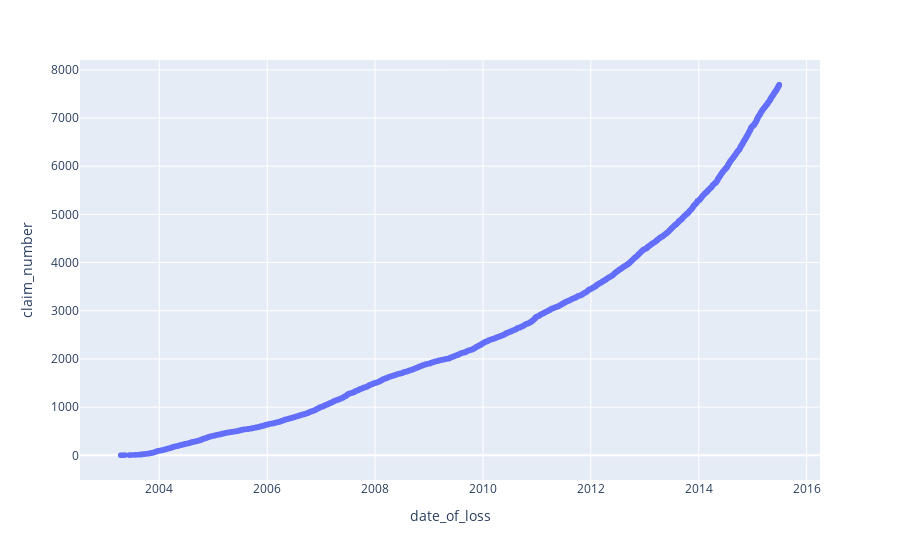

Notebook cell for this chart:
### Markdown cell above
### Claim Number 

This should not be meaningful unless it is numbered sequentally and matches date_of_claim

### Code cell
fig = px.scatter(data, x='date_of_loss', y='claim_number')
fig.show()

### Figure 1 — Plotly figure (JSON) as saved in the notebook; plotly's stock layout.template omitted (floating-point values rounded to 4 significant figures; data arrays with more than 128 entries replaced by an {"elided": "..."} marker saying what was removed)
{"data": [{"hovertemplate": "date_of_loss=%{x}<br>claim_number=%{y}<extra></extra>", "legendgroup": "", "marker": {"color": "#636efa", "symbol": "circle"}, "mode": "markers", "name": "", "showlegend": false, "type": "scattergl", "x": {"elided": "7691 str values"}, "xaxis": "x", "y": {"elided": "7691 int values"}, "yaxis": "y"}], "layout": {"legend": {"tracegroupgap": 0}, "margin": {"t": 60}, "xaxis": {"anchor": "y", "domain": [0, 1], "title": {"text": "date_of_loss"}}, "yaxis": {"anchor": "x", "domain": [0, 1], "title": {"text": "claim_number"}}}}
